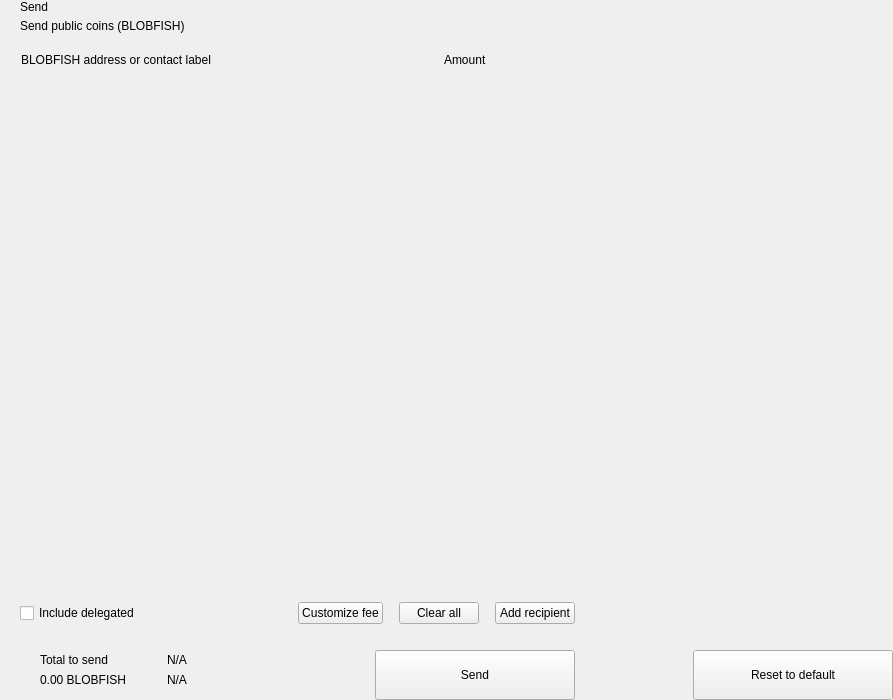
<?xml version="1.0" encoding="UTF-8"?>
<ui version="4.0">
 <class>send</class>
 <widget class="QWidget" name="send">
  <property name="geometry">
   <rect>
    <x>0</x>
    <y>0</y>
    <width>893</width>
    <height>700</height>
   </rect>
  </property>
  <property name="windowTitle">
   <string>Form</string>
  </property>
  <layout class="QHBoxLayout" name="horizontalLayout_2" stretch="2,1">
   <property name="spacing">
    <number>0</number>
   </property>
   <property name="leftMargin">
    <number>0</number>
   </property>
   <property name="topMargin">
    <number>0</number>
   </property>
   <property name="rightMargin">
    <number>0</number>
   </property>
   <property name="bottomMargin">
    <number>0</number>
   </property>
   <item>
    <widget class="QWidget" name="left" native="true">
     <layout class="QVBoxLayout" name="verticalLayout_3">
      <property name="spacing">
       <number>0</number>
      </property>
      <property name="leftMargin">
       <number>0</number>
      </property>
      <property name="topMargin">
       <number>0</number>
      </property>
      <property name="rightMargin">
       <number>0</number>
      </property>
      <property name="bottomMargin">
       <number>0</number>
      </property>
      <item>
       <layout class="QVBoxLayout" name="verticalLayout_22" stretch="0,0,0,1,0,0,0,0">
        <property name="spacing">
         <number>0</number>
        </property>
        <item>
         <layout class="QHBoxLayout" name="horizontalLayout_3">
          <property name="spacing">
           <number>0</number>
          </property>
          <property name="leftMargin">
           <number>20</number>
          </property>
          <property name="rightMargin">
           <number>20</number>
          </property>
          <item>
           <layout class="QVBoxLayout" name="verticalLayout">
            <property name="spacing">
             <number>5</number>
            </property>
            <item>
             <widget class="QLabel" name="labelTitle">
              <property name="text">
               <string>Send</string>
              </property>
              <property name="alignment">
               <set>Qt::AlignLeading|Qt::AlignLeft|Qt::AlignVCenter</set>
              </property>
             </widget>
            </item>
            <item>
             <widget class="QLabel" name="labelSubtitle1">
              <property name="text">
               <string>Send public coins (BLOBFISH)</string>
              </property>
             </widget>
            </item>
           </layout>
          </item>
          <item>
           <spacer name="horizontalSpacer">
            <property name="orientation">
             <enum>Qt::Horizontal</enum>
            </property>
            <property name="sizeHint" stdset="0">
             <size>
              <width>40</width>
              <height>20</height>
             </size>
            </property>
           </spacer>
          </item>
         </layout>
        </item>
        <item>
         <spacer name="verticalSpacer_2">
          <property name="orientation">
           <enum>Qt::Vertical</enum>
          </property>
          <property name="sizeType">
           <enum>QSizePolicy::Fixed</enum>
          </property>
          <property name="sizeHint" stdset="0">
           <size>
            <width>20</width>
            <height>20</height>
           </size>
          </property>
         </spacer>
        </item>
        <item>
         <layout class="QHBoxLayout" name="horizontalLayout" stretch="6,0,2">
          <property name="spacing">
           <number>0</number>
          </property>
          <property name="leftMargin">
           <number>10</number>
          </property>
          <property name="topMargin">
           <number>0</number>
          </property>
          <property name="rightMargin">
           <number>20</number>
          </property>
          <property name="bottomMargin">
           <number>0</number>
          </property>
          <item>
           <widget class="QLabel" name="labelSubtitleAddress">
            <property name="styleSheet">
             <string notr="true">margin-left:8px;</string>
            </property>
            <property name="text">
             <string>BLOBFISH address or contact label</string>
            </property>
           </widget>
          </item>
          <item>
           <spacer name="horizontalSpacer_3">
            <property name="orientation">
             <enum>Qt::Horizontal</enum>
            </property>
            <property name="sizeType">
             <enum>QSizePolicy::Fixed</enum>
            </property>
            <property name="sizeHint" stdset="0">
             <size>
              <width>40</width>
              <height>1</height>
             </size>
            </property>
           </spacer>
          </item>
          <item>
           <widget class="QLabel" name="labelSubtitleAmount">
            <property name="text">
             <string>Amount</string>
            </property>
           </widget>
          </item>
         </layout>
        </item>
        <item>
         <widget class="QScrollArea" name="scrollArea">
          <property name="minimumSize">
           <size>
            <width>0</width>
            <height>350</height>
           </size>
          </property>
          <property name="styleSheet">
           <string notr="true">#scrollArea {
            background:transparent;
            margin-top:10px;
}</string>
          </property>
          <property name="horizontalScrollBarPolicy">
           <enum>Qt::ScrollBarAlwaysOff</enum>
          </property>
          <property name="sizeAdjustPolicy">
           <enum>QAbstractScrollArea::AdjustIgnored</enum>
          </property>
          <property name="widgetResizable">
           <bool>true</bool>
          </property>
          <property name="alignment">
           <set>Qt::AlignLeading|Qt::AlignLeft|Qt::AlignTop</set>
          </property>
          <widget class="QWidget" name="scrollAreaWidgetContents">
           <property name="geometry">
            <rect>
             <x>0</x>
             <y>0</y>
             <width>591</width>
             <height>16</height>
            </rect>
           </property>
           <property name="sizePolicy">
            <sizepolicy hsizetype="Preferred" vsizetype="Maximum">
             <horstretch>0</horstretch>
             <verstretch>0</verstretch>
            </sizepolicy>
           </property>
           <property name="autoFillBackground">
            <bool>false</bool>
           </property>
           <property name="styleSheet">
            <string notr="true">#scrollAreaWidgetContents {
             background:transparent;
             }</string>
           </property>
           <layout class="QVBoxLayout" name="verticalLayout_7">
            <property name="spacing">
             <number>0</number>
            </property>
            <property name="sizeConstraint">
             <enum>QLayout::SetDefaultConstraint</enum>
            </property>
            <property name="leftMargin">
             <number>0</number>
            </property>
            <property name="topMargin">
             <number>0</number>
            </property>
            <property name="rightMargin">
             <number>0</number>
            </property>
            <property name="bottomMargin">
             <number>0</number>
            </property>
           </layout>
          </widget>
         </widget>
        </item>
        <item>
         <spacer name="verticalSpacer_4">
          <property name="orientation">
           <enum>Qt::Vertical</enum>
          </property>
          <property name="sizeType">
           <enum>QSizePolicy::Fixed</enum>
          </property>
          <property name="sizeHint" stdset="0">
           <size>
            <width>20</width>
            <height>20</height>
           </size>
          </property>
         </spacer>
        </item>
        <item>
         <layout class="QHBoxLayout" name="horizontalLayout_20">
          <property name="spacing">
           <number>6</number>
          </property>
          <property name="leftMargin">
           <number>20</number>
          </property>
          <property name="rightMargin">
           <number>20</number>
          </property>
          <item>
           <widget class="QCheckBox" name="checkBoxDelegations">
            <property name="layoutDirection">
             <enum>Qt::LeftToRight</enum>
            </property>
            <property name="text">
             <string>Include delegated</string>
            </property>
           </widget>
          </item>
          <item>
           <spacer name="horizontalSpacer_4">
            <property name="orientation">
             <enum>Qt::Horizontal</enum>
            </property>
            <property name="sizeHint" stdset="0">
             <size>
              <width>10</width>
              <height>20</height>
             </size>
            </property>
           </spacer>
          </item>
          <item>
           <widget class="QPushButton" name="pushButtonFee">
            <property name="focusPolicy">
             <enum>Qt::NoFocus</enum>
            </property>
            <property name="text">
             <string>Customize fee</string>
            </property>
           </widget>
          </item>
          <item>
           <spacer name="horizontalSpacer_11">
            <property name="orientation">
             <enum>Qt::Horizontal</enum>
            </property>
            <property name="sizeType">
             <enum>QSizePolicy::Minimum</enum>
            </property>
            <property name="sizeHint" stdset="0">
             <size>
              <width>10</width>
              <height>20</height>
             </size>
            </property>
           </spacer>
          </item>
          <item>
           <widget class="QPushButton" name="pushButtonClear">
            <property name="focusPolicy">
             <enum>Qt::NoFocus</enum>
            </property>
            <property name="layoutDirection">
             <enum>Qt::RightToLeft</enum>
            </property>
            <property name="text">
             <string>Clear all</string>
            </property>
           </widget>
          </item>
          <item>
           <spacer name="horizontalSpacer_6">
            <property name="orientation">
             <enum>Qt::Horizontal</enum>
            </property>
            <property name="sizeType">
             <enum>QSizePolicy::Fixed</enum>
            </property>
            <property name="sizeHint" stdset="0">
             <size>
              <width>10</width>
              <height>20</height>
             </size>
            </property>
           </spacer>
          </item>
          <item>
           <widget class="QPushButton" name="pushButtonAddRecipient">
            <property name="focusPolicy">
             <enum>Qt::NoFocus</enum>
            </property>
            <property name="text">
             <string>Add recipient</string>
            </property>
           </widget>
          </item>
         </layout>
        </item>
        <item>
         <spacer name="verticalSpacer">
          <property name="orientation">
           <enum>Qt::Vertical</enum>
          </property>
          <property name="sizeType">
           <enum>QSizePolicy::Fixed</enum>
          </property>
          <property name="sizeHint" stdset="0">
           <size>
            <width>20</width>
            <height>16</height>
           </size>
          </property>
         </spacer>
        </item>
        <item>
         <layout class="QHBoxLayout" name="horizontalLayout_7">
          <property name="rightMargin">
           <number>20</number>
          </property>
          <item>
           <layout class="QHBoxLayout" name="horizontalLayout_10">
            <property name="spacing">
             <number>0</number>
            </property>
            <property name="leftMargin">
             <number>8</number>
            </property>
            <item>
             <widget class="QStackedWidget" name="stackedWidget">
              <property name="minimumSize">
               <size>
                <width>0</width>
                <height>60</height>
               </size>
              </property>
              <property name="maximumSize">
               <size>
                <width>16777215</width>
                <height>60</height>
               </size>
              </property>
              <widget class="QWidget" name="page1">
               <layout class="QVBoxLayout" name="verticalLayout_71" stretch="0">
                <property name="spacing">
                 <number>6</number>
                </property>
                <property name="leftMargin">
                 <number>12</number>
                </property>
                <property name="topMargin">
                 <number>0</number>
                </property>
                <property name="rightMargin">
                 <number>0</number>
                </property>
                <property name="bottomMargin">
                 <number>0</number>
                </property>
                <item>
                 <widget class="QWidget" name="coinWidget" native="true">
                  <property name="minimumSize">
                   <size>
                    <width>0</width>
                    <height>60</height>
                   </size>
                  </property>
                  <property name="maximumSize">
                   <size>
                    <width>16777215</width>
                    <height>60</height>
                   </size>
                  </property>
                  <layout class="QHBoxLayout" name="horizontalLayout_9">
                   <property name="spacing">
                    <number>0</number>
                   </property>
                   <property name="leftMargin">
                    <number>20</number>
                   </property>
                   <property name="topMargin">
                    <number>10</number>
                   </property>
                   <property name="rightMargin">
                    <number>20</number>
                   </property>
                   <property name="bottomMargin">
                    <number>10</number>
                   </property>
                   <item>
                    <layout class="QVBoxLayout" name="verticalSend">
                     <property name="spacing">
                      <number>0</number>
                     </property>
                     <item>
                      <widget class="QLabel" name="labelTitleTotalSend">
                       <property name="text">
                        <string>Total to send</string>
                       </property>
                      </widget>
                     </item>
                     <item>
                      <widget class="QLabel" name="labelAmountSend">
                       <property name="text">
                        <string notr="true">0.00 BLOBFISH</string>
                       </property>
                      </widget>
                     </item>
                    </layout>
                   </item>
                   <item>
                    <spacer name="horizontalSpacer_9">
                     <property name="orientation">
                      <enum>Qt::Horizontal</enum>
                     </property>
                     <property name="sizeType">
                      <enum>QSizePolicy::Fixed</enum>
                     </property>
                     <property name="sizeHint" stdset="0">
                      <size>
                       <width>20</width>
                       <height>20</height>
                      </size>
                     </property>
                    </spacer>
                   </item>
                   <item>
                    <widget class="QLabel" name="labelLine">
                     <property name="minimumSize">
                      <size>
                       <width>1</width>
                       <height>0</height>
                      </size>
                     </property>
                     <property name="maximumSize">
                      <size>
                       <width>1</width>
                       <height>16777215</height>
                      </size>
                     </property>
                     <property name="text">
                      <string/>
                     </property>
                    </widget>
                   </item>
                   <item>
                    <spacer name="horizontalSpacer_10">
                     <property name="orientation">
                      <enum>Qt::Horizontal</enum>
                     </property>
                     <property name="sizeType">
                      <enum>QSizePolicy::Fixed</enum>
                     </property>
                     <property name="sizeHint" stdset="0">
                      <size>
                       <width>20</width>
                       <height>20</height>
                      </size>
                     </property>
                    </spacer>
                   </item>
                   <item>
                    <layout class="QVBoxLayout" name="verticalRemaining">
                     <property name="spacing">
                      <number>0</number>
                     </property>
                     <item>
                      <widget class="QLabel" name="labelTitleTotalRemaining">
                       <property name="text">
                        <string notr="true">N/A</string>
                       </property>
                      </widget>
                     </item>
                     <item>
                      <widget class="QLabel" name="labelAmountRemaining">
                       <property name="text">
                        <string notr="true">N/A</string>
                       </property>
                      </widget>
                     </item>
                    </layout>
                   </item>
                  </layout>
                 </widget>
                </item>
               </layout>
              </widget>
              <widget class="QWidget" name="page_2"/>
             </widget>
            </item>
           </layout>
          </item>
          <item>
           <spacer name="horizontalSpacer_5">
            <property name="orientation">
             <enum>Qt::Horizontal</enum>
            </property>
            <property name="sizeType">
             <enum>QSizePolicy::Expanding</enum>
            </property>
            <property name="sizeHint" stdset="0">
             <size>
              <width>40</width>
              <height>20</height>
             </size>
            </property>
           </spacer>
          </item>
          <item alignment="Qt::AlignBottom">
           <widget class="QPushButton" name="pushButtonSave">
            <property name="minimumSize">
             <size>
              <width>200</width>
              <height>50</height>
             </size>
            </property>
            <property name="maximumSize">
             <size>
              <width>200</width>
              <height>50</height>
             </size>
            </property>
            <property name="focusPolicy">
             <enum>Qt::NoFocus</enum>
            </property>
            <property name="text">
             <string>Send</string>
            </property>
           </widget>
          </item>
         </layout>
        </item>
       </layout>
      </item>
     </layout>
    </widget>
   </item>
   <item>
    <widget class="QWidget" name="right" native="true">
     <layout class="QVBoxLayout" name="verticalLayout_5">
      <property name="leftMargin">
       <number>0</number>
      </property>
      <property name="topMargin">
       <number>0</number>
      </property>
      <property name="rightMargin">
       <number>0</number>
      </property>
      <property name="bottomMargin">
       <number>0</number>
      </property>
      <item>
       <layout class="QVBoxLayout" name="verticalLayout_4">
        <property name="spacing">
         <number>6</number>
        </property>
        <item>
         <widget class="OptionButton" name="btnCoinControl" native="true">
          <property name="minimumSize">
           <size>
            <width>0</width>
            <height>50</height>
           </size>
          </property>
         </widget>
        </item>
        <item>
         <widget class="OptionButton" name="btnChangeAddress" native="true">
          <property name="minimumSize">
           <size>
            <width>0</width>
            <height>50</height>
           </size>
          </property>
         </widget>
        </item>
        <item>
         <widget class="OptionButton" name="btnUri" native="true">
          <property name="minimumSize">
           <size>
            <width>0</width>
            <height>50</height>
           </size>
          </property>
         </widget>
        </item>
        <item>
         <spacer name="verticalSpacer_5">
          <property name="orientation">
           <enum>Qt::Vertical</enum>
          </property>
          <property name="sizeHint" stdset="0">
           <size>
            <width>20</width>
            <height>40</height>
           </size>
          </property>
         </spacer>
        </item>
        <item>
         <layout class="QHBoxLayout" name="horizontalLayout_8">
          <item>
           <spacer name="horizontalSpacer_7">
            <property name="orientation">
             <enum>Qt::Horizontal</enum>
            </property>
            <property name="sizeHint" stdset="0">
             <size>
              <width>40</width>
              <height>20</height>
             </size>
            </property>
           </spacer>
          </item>
          <item>
           <widget class="QPushButton" name="pushButtonReset">
            <property name="minimumSize">
             <size>
              <width>200</width>
              <height>50</height>
             </size>
            </property>
            <property name="maximumSize">
             <size>
              <width>200</width>
              <height>50</height>
             </size>
            </property>
            <property name="focusPolicy">
             <enum>Qt::NoFocus</enum>
            </property>
            <property name="text">
             <string>Reset to default</string>
            </property>
           </widget>
          </item>
         </layout>
        </item>
       </layout>
      </item>
     </layout>
    </widget>
   </item>
  </layout>
 </widget>
 <customwidgets>
  <customwidget>
   <class>OptionButton</class>
   <extends>QWidget</extends>
   <header>qt/blobfish/optionbutton.h</header>
   <container>1</container>
  </customwidget>
 </customwidgets>
 <resources/>
 <connections/>
</ui>
